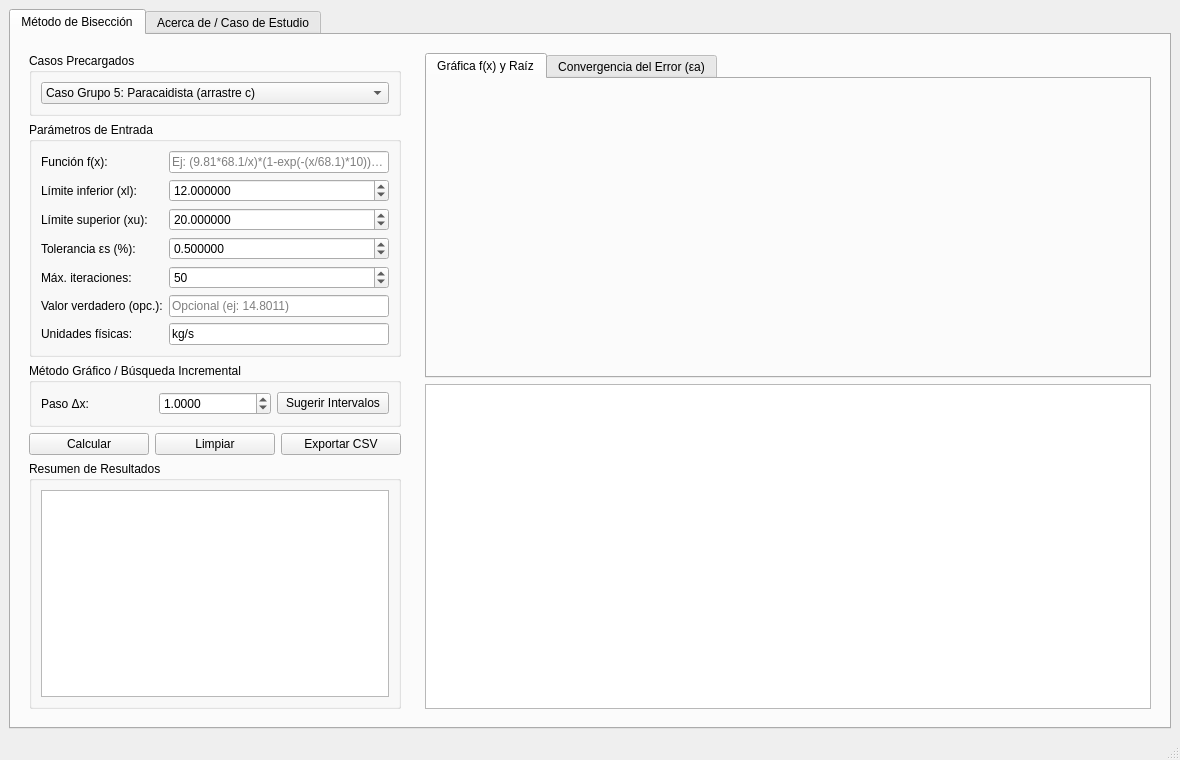
<?xml version="1.0" encoding="UTF-8"?>
<ui version="4.0">
 <class>MainWindow</class>
 <widget class="QMainWindow" name="MainWindow">
  <property name="geometry">
   <rect>
    <x>0</x>
    <y>0</y>
    <width>1180</width>
    <height>760</height>
   </rect>
  </property>
  <property name="windowTitle">
   <string>Método de Bisección - Cálculo Numérico (Grupo 5: Paracaidista)</string>
  </property>
  <widget class="QWidget" name="centralwidget">
   <layout class="QVBoxLayout" name="verticalLayoutMain">
    <item>
     <widget class="QTabWidget" name="tabPrincipal">
      <property name="currentIndex">
       <number>0</number>
      </property>
      <widget class="QWidget" name="tabMetodo">
       <attribute name="title">
        <string>Método de Bisección</string>
       </attribute>
       <layout class="QHBoxLayout" name="horizontalLayoutMetodo">
        <item>
         <widget class="QWidget" name="panelIzquierdo" native="true">
          <property name="maximumSize">
           <size>
            <width>390</width>
            <height>16777215</height>
           </size>
          </property>
          <layout class="QVBoxLayout" name="verticalLayoutIzq">
           <item>
            <widget class="QGroupBox" name="grpEjemplos">
             <property name="title">
              <string>Casos Precargados</string>
             </property>
             <layout class="QVBoxLayout" name="verticalLayoutEj">
              <item>
               <widget class="QComboBox" name="cmbEjemplos">
                <item>
                 <property name="text">
                  <string>Caso Grupo 5: Paracaidista (arrastre c)</string>
                 </property>
                </item>
                <item>
                 <property name="text">
                  <string>Ejemplo Libro: f(x) = exp(-x) - x</string>
                 </property>
                </item>
                <item>
                 <property name="text">
                  <string>Personalizado</string>
                 </property>
                </item>
               </widget>
              </item>
             </layout>
            </widget>
           </item>
           <item>
            <widget class="QGroupBox" name="grpParametros">
             <property name="title">
              <string>Parámetros de Entrada</string>
             </property>
             <layout class="QGridLayout" name="gridLayoutParams">
              <item row="0" column="0">
               <widget class="QLabel" name="lblFuncion">
                <property name="text">
                 <string>Función f(x):</string>
                </property>
               </widget>
              </item>
              <item row="0" column="1">
               <widget class="QLineEdit" name="txtFuncion">
                <property name="placeholderText">
                 <string>Ej: (9.81*68.1/x)*(1-exp(-(x/68.1)*10))-40</string>
                </property>
               </widget>
              </item>
              <item row="1" column="0">
               <widget class="QLabel" name="lblXl">
                <property name="text">
                 <string>Límite inferior (xl):</string>
                </property>
               </widget>
              </item>
              <item row="1" column="1">
               <widget class="QDoubleSpinBox" name="spnXl">
                <property name="decimals">
                 <number>6</number>
                </property>
                <property name="minimum">
                 <double>-100000.000000</double>
                </property>
                <property name="maximum">
                 <double>100000.000000</double>
                </property>
                <property name="value">
                 <double>12.000000</double>
                </property>
               </widget>
              </item>
              <item row="2" column="0">
               <widget class="QLabel" name="lblXu">
                <property name="text">
                 <string>Límite superior (xu):</string>
                </property>
               </widget>
              </item>
              <item row="2" column="1">
               <widget class="QDoubleSpinBox" name="spnXu">
                <property name="decimals">
                 <number>6</number>
                </property>
                <property name="minimum">
                 <double>-100000.000000</double>
                </property>
                <property name="maximum">
                 <double>100000.000000</double>
                </property>
                <property name="value">
                 <double>20.000000</double>
                </property>
               </widget>
              </item>
              <item row="3" column="0">
               <widget class="QLabel" name="lblEs">
                <property name="text">
                 <string>Tolerancia εs (%):</string>
                </property>
               </widget>
              </item>
              <item row="3" column="1">
               <widget class="QDoubleSpinBox" name="spnEs">
                <property name="decimals">
                 <number>6</number>
                </property>
                <property name="minimum">
                 <double>0.000001</double>
                </property>
                <property name="maximum">
                 <double>100.000000</double>
                </property>
                <property name="value">
                 <double>0.500000</double>
                </property>
               </widget>
              </item>
              <item row="4" column="0">
               <widget class="QLabel" name="lblMaxIter">
                <property name="text">
                 <string>Máx. iteraciones:</string>
                </property>
               </widget>
              </item>
              <item row="4" column="1">
               <widget class="QSpinBox" name="spnMaxIter">
                <property name="minimum">
                 <number>1</number>
                </property>
                <property name="maximum">
                 <number>1000</number>
                </property>
                <property name="value">
                 <number>50</number>
                </property>
               </widget>
              </item>
              <item row="5" column="0">
               <widget class="QLabel" name="lblVVerdadero">
                <property name="text">
                 <string>Valor verdadero (opc.):</string>
                </property>
               </widget>
              </item>
              <item row="5" column="1">
               <widget class="QLineEdit" name="txtValorVerdadero">
                <property name="placeholderText">
                 <string>Opcional (ej: 14.8011)</string>
                </property>
               </widget>
              </item>
              <item row="6" column="0">
               <widget class="QLabel" name="lblUnidades">
                <property name="text">
                 <string>Unidades físicas:</string>
                </property>
               </widget>
              </item>
              <item row="6" column="1">
               <widget class="QLineEdit" name="txtUnidades">
                <property name="text">
                 <string>kg/s</string>
                </property>
               </widget>
              </item>
             </layout>
            </widget>
           </item>
           <item>
            <widget class="QGroupBox" name="grpIncremental">
             <property name="title">
              <string>Método Gráfico / Búsqueda Incremental</string>
             </property>
             <layout class="QHBoxLayout" name="horizontalLayoutInc">
              <item>
               <widget class="QLabel" name="lblDeltaX">
                <property name="text">
                 <string>Paso Δx:</string>
                </property>
               </widget>
              </item>
              <item>
               <widget class="QDoubleSpinBox" name="spnDeltaX">
                <property name="decimals">
                 <number>4</number>
                </property>
                <property name="minimum">
                 <double>0.000100</double>
                </property>
                <property name="maximum">
                 <double>1000.000000</double>
                </property>
                <property name="value">
                 <double>1.000000</double>
                </property>
               </widget>
              </item>
              <item>
               <widget class="QPushButton" name="btnBuscarIntervalos">
                <property name="text">
                 <string>Sugerir Intervalos</string>
                </property>
               </widget>
              </item>
             </layout>
            </widget>
           </item>
           <item>
            <layout class="QHBoxLayout" name="horizontalLayoutBotones">
             <item>
              <widget class="QPushButton" name="btnCalcular">
               <property name="text">
                <string>Calcular</string>
               </property>
              </widget>
             </item>
             <item>
              <widget class="QPushButton" name="btnLimpiar">
               <property name="text">
                <string>Limpiar</string>
               </property>
              </widget>
             </item>
             <item>
              <widget class="QPushButton" name="btnExportar">
               <property name="text">
                <string>Exportar CSV</string>
               </property>
              </widget>
             </item>
            </layout>
           </item>
           <item>
            <widget class="QGroupBox" name="grpResultados">
             <property name="title">
              <string>Resumen de Resultados</string>
             </property>
             <layout class="QVBoxLayout" name="verticalLayoutRes">
              <item>
               <widget class="QTextEdit" name="txtResultadoFinal">
                <property name="readOnly">
                 <bool>true</bool>
                </property>
               </widget>
              </item>
             </layout>
            </widget>
           </item>
          </layout>
         </widget>
        </item>
        <item>
         <widget class="QWidget" name="panelDerecho" native="true">
          <layout class="QVBoxLayout" name="verticalLayoutDer">
           <item>
            <widget class="QTabWidget" name="tabGraficas">
             <property name="currentIndex">
              <number>0</number>
             </property>
             <widget class="QWidget" name="tabGraficaFuncion">
              <attribute name="title">
               <string>Gráfica f(x) y Raíz</string>
              </attribute>
              <layout class="QVBoxLayout" name="verticalLayoutGraf1">
               <item>
                <widget class="QWidget" name="widgetGrafica" native="true"/>
               </item>
              </layout>
             </widget>
             <widget class="QWidget" name="tabGraficaError">
              <attribute name="title">
               <string>Convergencia del Error (εa)</string>
              </attribute>
              <layout class="QVBoxLayout" name="verticalLayoutGraf2">
               <item>
                <widget class="QWidget" name="widgetGraficaError" native="true"/>
               </item>
              </layout>
             </widget>
            </widget>
           </item>
           <item>
            <widget class="QTableWidget" name="tablaResultados">
             <property name="editTriggers">
              <set>QAbstractItemView::NoEditTriggers</set>
             </property>
             <property name="alternatingRowColors">
              <bool>true</bool>
             </property>
            </widget>
           </item>
          </layout>
         </widget>
        </item>
       </layout>
      </widget>
      <widget class="QWidget" name="tabAcercaDe">
       <attribute name="title">
        <string>Acerca de / Caso de Estudio</string>
       </attribute>
       <layout class="QVBoxLayout" name="verticalLayoutAcerca">
        <item>
         <widget class="QTextEdit" name="txtAcercaDe">
          <property name="readOnly">
           <bool>true</bool>
          </property>
          <property name="html">
           <string>&lt;!DOCTYPE HTML PUBLIC "-//W3C//DTD HTML 4.0//EN" "http://www.w3.org/TR/REC-html40/strict.dtd"&gt;
&lt;html&gt;&lt;head&gt;&lt;meta name="qrichtext" content="1" /&gt;&lt;/head&gt;&lt;body style=" font-family:'Segoe UI'; font-size:10pt; font-weight:400; font-style:normal;"&gt;
&lt;h2&gt;Proyecto de Aula: Cálculo Numérico (MECATR24)&lt;/h2&gt;
&lt;p&gt;&lt;b&gt;Asignatura:&lt;/b&gt; Cálculo Numérico - Quinto Nivel, Ingeniería Mecatrónica&lt;/p&gt;
&lt;p&gt;&lt;b&gt;Unidad 1:&lt;/b&gt; Software para cálculo numérico, teoría del error y ecuaciones no lineales&lt;/p&gt;
&lt;p&gt;&lt;b&gt;Grupo 5 - Proyecto B:&lt;/b&gt; Método de Bisección aplicado al cálculo del coeficiente de arrastre de un paracaidista.&lt;/p&gt;
&lt;p&gt;&lt;b&gt;Integrantes:&lt;/b&gt;&lt;/p&gt;
&lt;ul&gt;
&lt;li&gt;Integrante 1: Jordy Aaron García García (Lógica numérica / Integración)&lt;/li&gt;
&lt;li&gt;Integrante 2: [Nombre Integrante 2] (Diseño Qt Designer / Gráficas)&lt;/li&gt;
&lt;li&gt;Integrante 3: [Nombre Integrante 3] (Validación / Documentación / Pruebas)&lt;/li&gt;
&lt;/ul&gt;
&lt;hr/&gt;
&lt;h3&gt;Descripción Física del Caso de Aplicación (Grupo 5)&lt;/h3&gt;
&lt;p&gt;Un paracaidista de masa &lt;b&gt;m = 68.1 kg&lt;/b&gt; salta en caída libre bajo la acción de la gravedad (&lt;b&gt;g = 9.81 m/s²&lt;/b&gt;). La velocidad descendente en función del tiempo está gobernada por:&lt;/p&gt;
&lt;p&gt;&lt;code&gt;v(t) = (g · m / c) · (1 - e^(-(c/m)·t))&lt;/code&gt;&lt;/p&gt;
&lt;p&gt;Se requiere determinar el coeficiente de arrastre aerodinámico &lt;b&gt;c (en kg/s)&lt;/b&gt; necesario para que en &lt;b&gt;t = 10 s&lt;/b&gt; el paracaidista alcance una velocidad de &lt;b&gt;v = 40 m/s&lt;/b&gt;, lo que equivale a hallar la raíz de:&lt;/p&gt;
&lt;p&gt;&lt;code&gt;f(c) = (9.81 · 68.1 / c) · (1 - e^(-(c/68.1)·10)) - 40 = 0&lt;/code&gt;&lt;/p&gt;
&lt;/body&gt;&lt;/html&gt;</string>
          </property>
         </widget>
        </item>
       </layout>
      </widget>
     </widget>
    </item>
   </layout>
  </widget>
  <widget class="QStatusBar" name="statusbar"/>
 </widget>
 <resources/>
 <connections/>
</ui>
